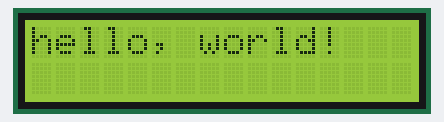
Recording of a program running on a simulated Arduino Uno, built with avr-gcc and run on an emulated ATmega328P. Parts: 16×2 character LCD.

Above: at 0.1 s.

The program:

main.cpp
```cpp
#include <Arduino.h>
#include <LiquidCrystal.h>

// initialize the library by associating any needed LCD interface pin
// with the arduino pin number it is connected to
const int rs = 12, en = 11, d4 = 5, d5 = 4, d6 = 3, d7 = 2;
LiquidCrystal lcd(rs, en, d4, d5, d6, d7);

void setup() {
  // set up the LCD's number of columns and rows:
  lcd.begin(16, 2);
  // Print a message to the LCD.
  lcd.print("hello, world!");
}

void loop() {
  // Turn off the cursor:
  lcd.noCursor();
  delay(500);
  // Turn on the cursor:
  lcd.cursor();
  delay(500);
}
```
